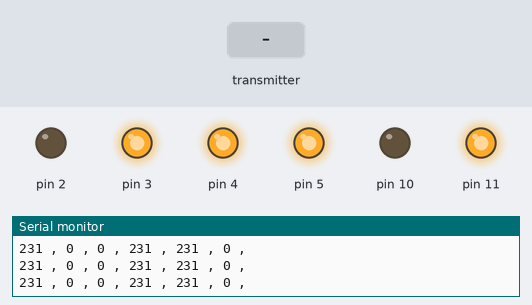
Recording of a sketch running on a simulated Arduino Uno, built with avr-gcc and run on an emulated ATmega328P. Parts: output pins drawn as LEDs (lit = HIGH), the last lines printed to the serial monitor. The test bench sets the inputs (shaded band). No radio packets arrive unless stated.

Above: at 1.2 s.
1.3 s: the transmitter starts sending RLR = 512
At 2.5 s:
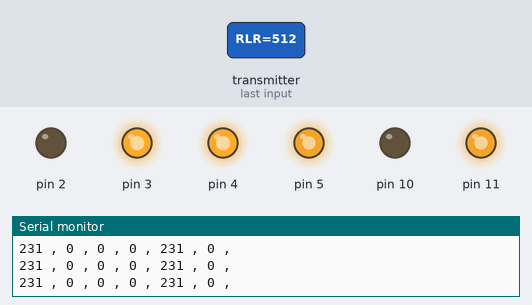
2.8 s: the transmitter starts sending RFB = 512
At 3.9 s:
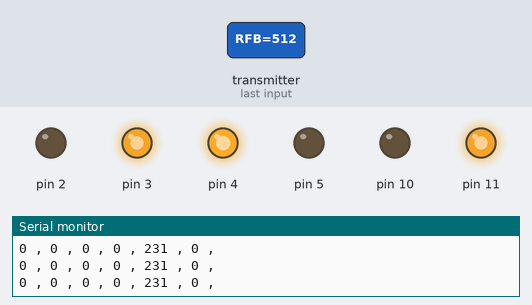
4.3 s: the transmitter starts sending RLR = 0
At 4.8 s:
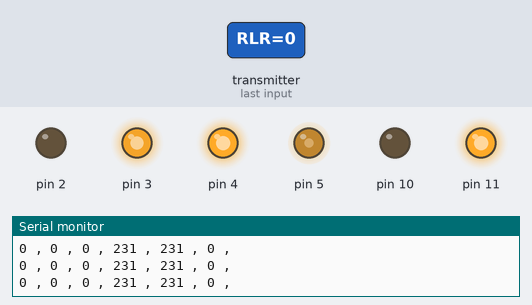
5.8 s: the transmitter starts sending RFB = 0
At 6.2 s:
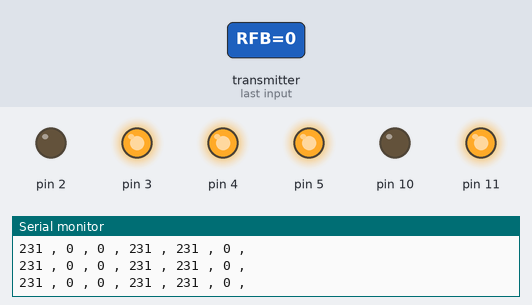
Timing chart, 0 to 8.3 s (numbered marks = the images above; inputs shaded):
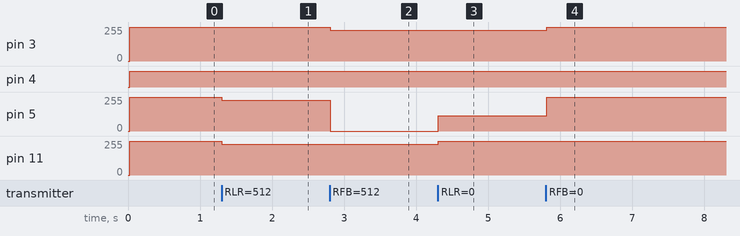

Measured:
- after the input at 1.3 s, pin 5, pin 11: 255/255 → 231/255 at once
- after the input at 2.8 s, pin 3: 255/255 → 231/255 at once; pin 5: 231/255 → 0/255 at once
- after the input at 4.3 s, pin 5: 0/255 → 115/255 at once; pin 11: 231/255 → 255/255 at once
- after the input at 5.8 s, pin 3: 231/255 → 255/255 at once; pin 5: 115/255 → 255/255 at once

The sketch:

BallWheels02.ino
```cpp
// Radio
#include <SPI.h>
#include <nRF24L01.h>
#include <RF24.h>

RF24 radio(7, 8); // CE, CSN
const byte addresses[][6] = {"00001", "00002"};

//**************remote control****************
struct RECEIVE_DATA_STRUCTURE{
  //put your variable definitions here for the data you want to send
  //THIS MUST BE EXACTLY THE SAME ON THE OTHER ARDUINO
    int16_t menuDown;
    int16_t Select;
    int16_t menuUp;
    int16_t toggleBottom;
    int16_t toggleTop;
    int16_t toggle1;
    int16_t toggle2;
    int16_t mode;
    int16_t RLR;
    int16_t RFB;
    int16_t RT;
    int16_t LLR;
    int16_t LFB;
    int16_t LT;
};

RECEIVE_DATA_STRUCTURE mydata_remote;

int RLR = 0;
int RFB = 0;
int RT = 0;
int LLR = 0;
int LFB = 0;
int LT = 0;

unsigned long currentMillis;
long previousMillis = 0;    // set up timers
long interval = 10;        // time constant for timer

int forwards;
int backwards;
int left;
int right;
int CW;
int CCW;


int A2output;
int A3output;
int A4output;
int A5output;
int A10output;
int A11output;

void setup() {


    // initialize serial communication
    Serial.begin(115200);

    radio.begin();
    radio.openWritingPipe(addresses[0]); // 00002
    radio.openReadingPipe(1, addresses[1]); // 00001
    radio.setPALevel(RF24_PA_MIN);
    radio.startListening();

    pinMode(2,OUTPUT);
    pinMode(3,OUTPUT);
    pinMode(4,OUTPUT);
    pinMode(5,OUTPUT);
    pinMode(10,OUTPUT);
    pinMode(11,OUTPUT);


}   // end of setup

// ********************* MAIN LOOP *******************************

void loop() {

        currentMillis = millis();
        if (currentMillis - previousMillis >= 10) {  // start timed event

            previousMillis = currentMillis;


            // check for radio data
            if (radio.available()) {
                    radio.read(&mydata_remote, sizeof(RECEIVE_DATA_STRUCTURE));
            }

            // threshold remote data
            // some are reversed based on stick wiring in remote
            RFB = ((thresholdStick(mydata_remote.RFB))*-1)/2;
            RLR = (thresholdStick(mydata_remote.RLR))/2;
            LT = ((thresholdStick(mydata_remote.LT))*-1)/2;

            /*
            Serial.print(RFB);
            Serial.print(" , ");
            Serial.print(RLR);
            Serial.print(" , ");
            Serial.println(LT);
            */


            if (RFB >= 1) {
                forwards = RFB;
            }
            else if (RFB <= -1) {
                backwards = abs(RFB);
            }
            else {
                forwards = 0;
                backwards = 0;
            }

            if (RLR >= 1) {
                right = RLR;
            }
            else if (RLR <= -1) {
                left = abs(RLR);
            }
            else {
                left = 0;
                right = 0;
            }

            if (LT >= 1) {
              CW = LT;
            }
            else if (LT <=-1) {
              CCW = abs(LT);
            }
            else {
                CW = 0;
                CCW = 0;
            }

            Serial.print(forwards);
            Serial.print(" , ");
            Serial.print(backwards);
            Serial.print(" , ");
            Serial.print(right);
            Serial.print(" , ");
            Serial.print(left);
            Serial.print(" , ");
            Serial.print(CW);
            Serial.print(" , ");
            Serial.print(CCW);
            Serial.println(" , ");

            A2output = backwards + (left*0.5) + CCW;
            A3output = forwards + (right*0.5) + CW;
            A4output = backwards + (right*0.5) + CW;
            A5output = forwards + (left*0.5) + CCW;
            A10output = right + CCW;
            A11output = left + CW;

            A2output = constrain(A2output,0,255);
            A3output = constrain(A3output,0,255);
            A4output = constrain(A4output,0,255);
            A5output = constrain(A5output,0,255);
            A10output = constrain(A10output,0,255);
            A11output = constrain(A11output,0,255);

            analogWrite(2, A2output);
            analogWrite(3, A3output);
            analogWrite(4, A4output);
            analogWrite(5, A5output);
            analogWrite(10, A10output);
            analogWrite(11, A11output);


        }     // end of timed loop

}       // end  of main loop
```

thresholdSticks.ino
```cpp
int thresholdStick (int pos) {

    // get zero centre position
    pos = pos - 512;

    // threshold value for control sticks
    if (pos > 50) {
      pos = pos -50;
    }
    else if (pos < -50) {
      pos = pos +50;
    }
    else {
      pos = 0;
    }

    return pos;
}


// motion filter to filter motions and compliance

float filter(float prevValue, float currentValue, int filter) {
  float lengthFiltered =  (prevValue + (currentValue * filter)) / (filter + 1);
  return lengthFiltered;
}
```
